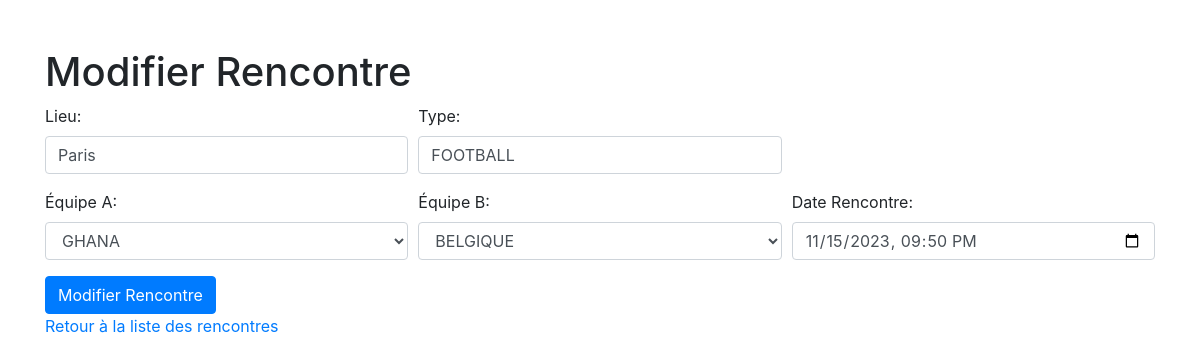
/rencontre/modifier_rencontre.php?id=1, run on the app's committed database.
### tables this page shows
CREATE TABLE IF NOT EXISTS rencontre (
  id_rencontre int NOT NULL AUTO_INCREMENT,
  lieu varchar(50) DEFAULT NULL,
  type varchar(50) NOT NULL,
  id_equipe_a int NOT NULL,
  id_equipe_b int NOT NULL,
  date_rencontre datetime NOT NULL,
  PRIMARY KEY (id_rencontre),
  KEY type (type),
  KEY id_equipe_a (id_equipe_a),
  KEY id_equipe_b (id_equipe_b)
);

CREATE TABLE IF NOT EXISTS equipe (
  id_equipe int NOT NULL AUTO_INCREMENT,
  nom_equipe varchar(50) NOT NULL,
  PRIMARY KEY (id_equipe),
  UNIQUE KEY nom_equipe (nom_equipe)
);

### rencontre/modifier_rencontre.php (the view, shortened to what this page needs)
<?php
include('config.php');
if (isset($_GET['id'])) {
    $id_rencontre = $_GET['id'];
    $query = "SELECT * FROM rencontre WHERE id_rencontre = :id_rencontre";
    $stmt = $pdo->prepare($query);
    $stmt->bindParam(':id_rencontre', $id_rencontre);
    $stmt->execute();
    $match = $stmt->fetch(PDO::FETCH_ASSOC);
} else {
    die('ID de rencontre non spécifié.');
}
$queryEquipes = "SELECT * FROM equipe";
$stmtEquipes = $pdo->prepare($queryEquipes);
$stmtEquipes->execute();
$equipes = $stmtEquipes->fetchAll(PDO::FETCH_ASSOC);
?>
<!DOCTYPE html>
<html lang="en">
<head>
    <link rel="stylesheet" href="https://stackpath.bootstrapcdn.com/bootstrap/4.3.1/css/bootstrap.min.css">
</head>
<body>
    <div class="container mt-5">
        <h1>Modifier Rencontre</h1>
        <form method="post">
            <div class="form-row">
                <div class="form-group col-md-4">
                    <label for="lieu">Lieu:</label>
                    <input type="text" class="form-control" name="lieu" value="<?php echo $match['lieu']; ?>" required>
                </div>
                <div class="form-group col-md-4">
                    <label for="type">Type:</label>
                    <input type="text" class="form-control" name="type" value="<?php echo $match['type']; ?>" required>
                </div>
            </div>
            <div class="form-row">
                <div class="form-group col-md-4">
                    <label for="id_equipe_a">Équipe A:</label>
                    <select class="form-control" name="id_equipe_a" required>
                        <?php foreach ($equipes as $equipe): ?>
                            <option value="<?php echo $equipe['id_equipe']; ?>" <?php echo ($match['id_equipe_a'] == $equipe['id_equipe']) ? 'selected' : ''; ?>>
                                <?php echo $equipe['nom_equipe']; ?>
                            </option>
                        <?php endforeach; ?>
                    </select>
                </div>
                <div class="form-group col-md-4">
                    <label for="id_equipe_b">Équipe B:</label>
                    <select class="form-control" name="id_equipe_b" required>
                        <?php foreach ($equipes as $equipe): ?>
                            <option value="<?php echo $equipe['id_equipe']; ?>" <?php echo ($match['id_equipe_b'] == $equipe['id_equipe']) ? 'selected' : ''; ?>>
                                <?php echo $equipe['nom_equipe']; ?>
                            </option>
                        <?php endforeach; ?>
                    </select>
                </div>
                <div class="form-group col-md-4">
                    <label for="date_rencontre">Date Rencontre:</label>
                    <input type="datetime-local" class="form-control" name="date_rencontre" value="<?php echo date('Y-m-d\TH:i', strtotime($match['date_rencontre'])); ?>" required>
                </div>
            </div>
            <button type="submit" class="btn btn-primary" name="modifier_rencontre">Modifier Rencontre</button>
        </form>
        <p><a href="rencontre.php">Retour à la liste des rencontres</a></p>
    </div>
</body>
</html>

### data on the page
rencontre: lieu "Paris", type "FOOTBALL", id_equipe_a "GHANA", id_equipe_b "BELGIQUE", date_rencontre "11/15/2023 21:50"
